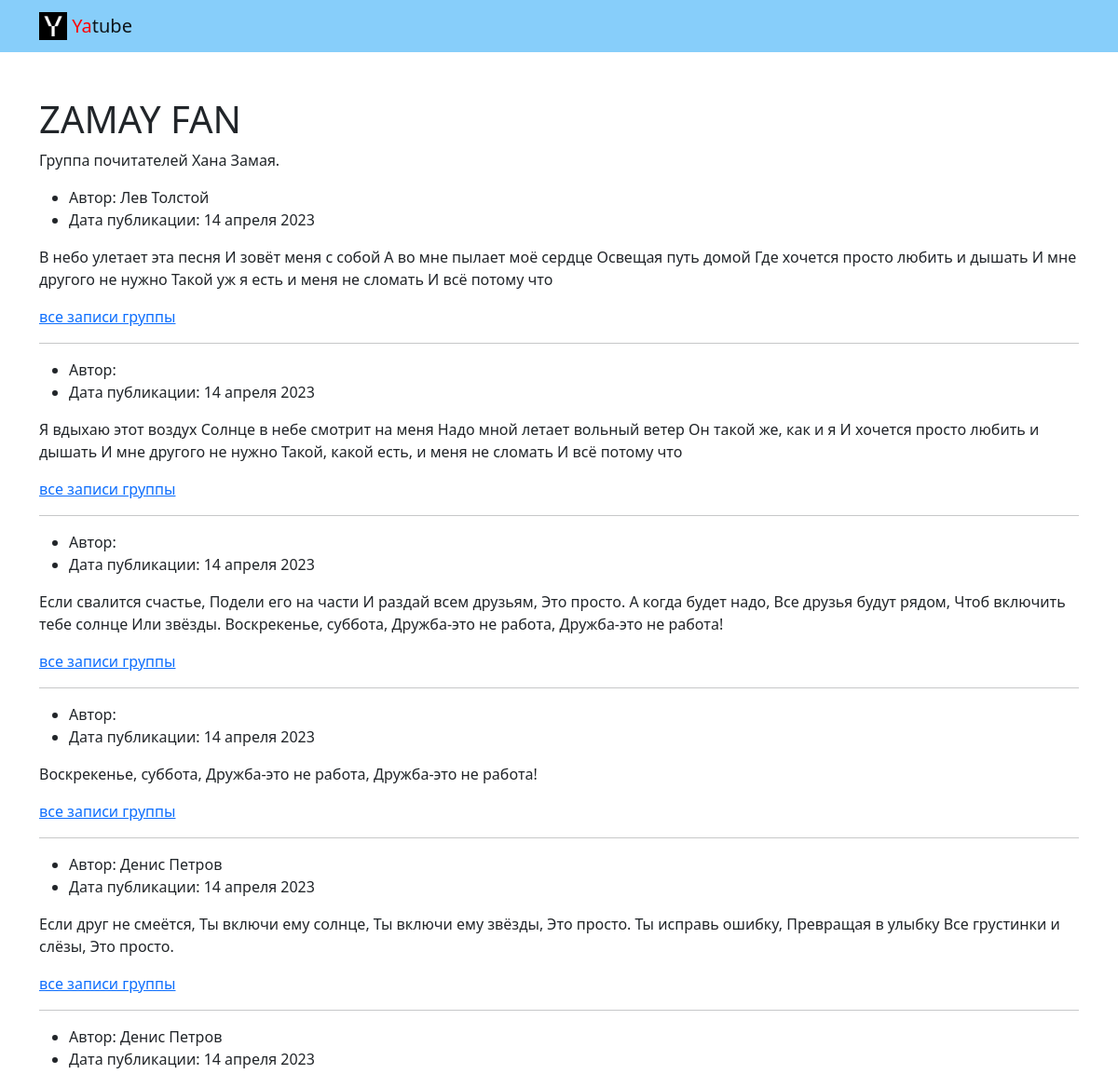
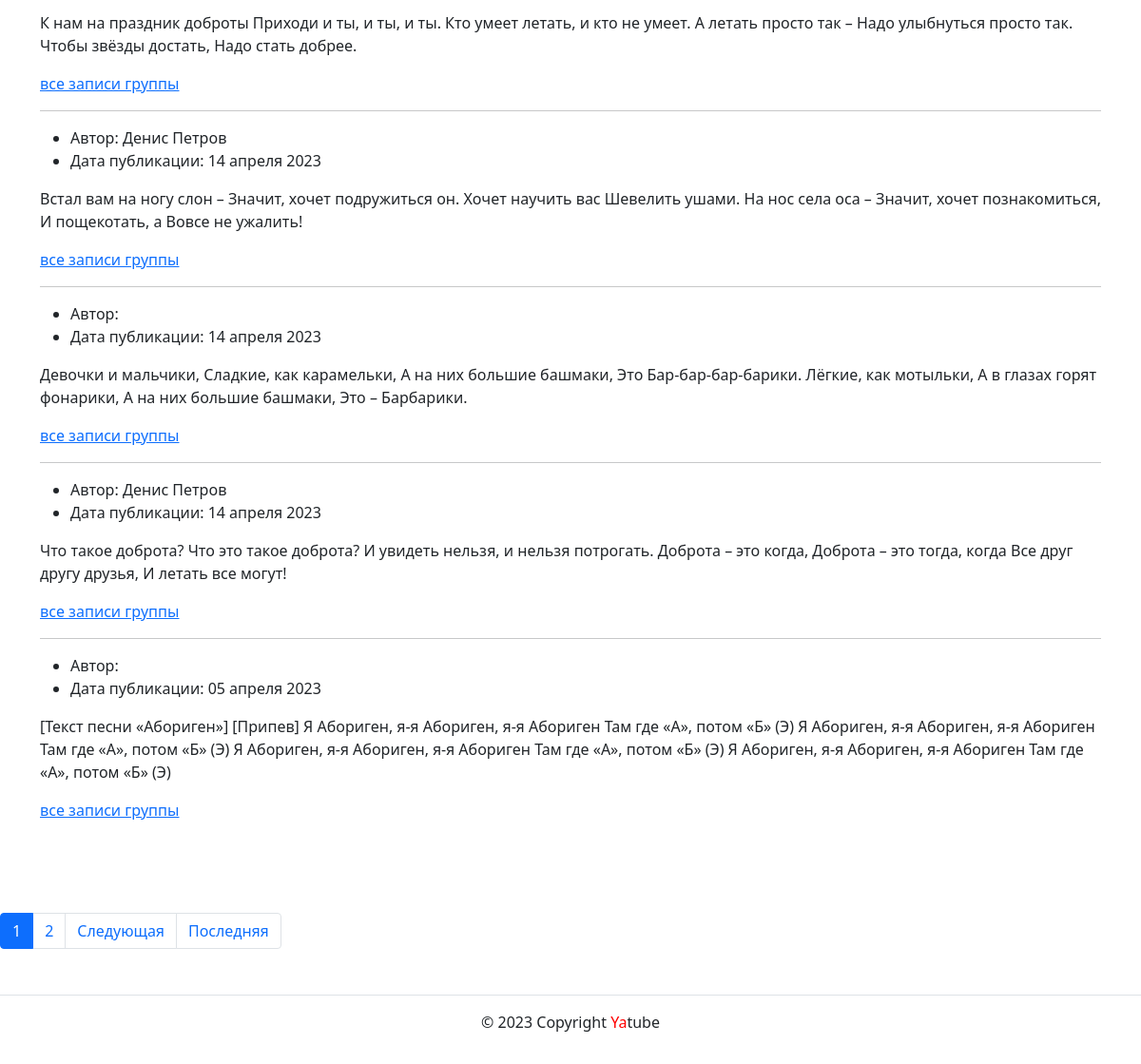
The app's page /group/zamay2024/ with its own data (2 pictures, top to bottom).
### posts/models.py (models this page shows, shortened)
class Group(models.Model):
    title = models.CharField(max_length=200)
    slug = models.SlugField(max_length=255, unique=True, null=False)
    description = models.TextField(verbose_name='Описание группы')

class Post(models.Model):
    text = models.TextField()
    pub_date = models.DateTimeField(auto_now_add=True)
    group = models.ForeignKey(
        Group,
        blank=True,
        null=True,
        on_delete=models.SET_NULL,
        related_name='group_posts'
    )
    author = models.ForeignKey(
        User,
        on_delete=models.CASCADE,
        related_name='posts'
    )

### posts/views.py (the view)
# urls.py: path('group/<slug:slug>/', views.group_posts, name='group_posts'),
def group_posts(request, slug):
    group = get_object_or_404(Group, slug=slug)
    posts = group.group_posts.all()
    posts = posts.order_by('-pub_date')
    paginator = Paginator(posts, NUM_OF_POSTS)
    page_number = request.GET.get('page')
    page_obj = paginator.get_page(page_number)
    context = {
        'group': group,
        'page_obj': page_obj,
    }
    return render(request, 'posts/group_list.html', context)

### templates/posts/group_list.html (shortened to what this page needs)
{% extends 'base.html' %}
{% block content %}
    <main>
      <div class="container py-5">
        <h1>{{ group.title }}</h1>
        <p>
          {{ group.description }}
        </p>
        <article>
          {% for post in page_obj %}
          <ul>
            <li>
              Автор: {{ post.author.get_full_name }}
            </li>
            <li>
              Дата публикации: {{ post.pub_date|date:"d E Y" }}
            </li>
          </ul>
          <p>{{ post.text }}</p>
          {% if post.group %}
            <a href="{% url 'posts:group_posts' post.group.slug %}">все записи группы</a>
          {% endif %}
          {% if not forloop.last %}<hr>{% endif %}
        {% endfor %}
        </article>
      </div>
  {% include 'posts/includes/paginator.html' %}
{% endblock %}

### records on screen
Group: title "ZAMAY FAN", description "Группа почитателей Хана Замая."
Post: author.get_full_name "Лев Толстой", pub_date "14 апреля 2023", text "В небо улетает эта песня И зовёт меня с собой А во мне пылает моё сердце Освещая путь домой Где хочется просто любить и дышать И мне другого не нужно Такой уж я есть и меня не сломать И всё потому что", shows "все записи группы"
Post: pub_date "14 апреля 2023", text "Я вдыхаю этот воздух Солнце в небе смотрит на меня Надо мной летает вольный ветер Он такой же, как и я И хочется просто любить и дышать И мне другого не нужно Такой, какой есть, и меня не сломать И всё потому что", shows "все записи группы"
Post: pub_date "14 апреля 2023", text "Если свалится счастье, Подели его на части И раздай всем друзьям, Это просто. А когда будет надо, Все друзья будут рядом, Чтоб включить тебе солнце Или звёзды. Воскрекенье, суббота, Дружба-это не работа, Дружба-это не работа!", shows "все записи группы"
Post: pub_date "14 апреля 2023", text "Воскрекенье, суббота, Дружба-это не работа, Дружба-это не работа!", shows "все записи группы"
Post: author.get_full_name "Денис Петров", pub_date "14 апреля 2023", text "Если друг не смеётся, Ты включи ему солнце, Ты включи ему звёзды, Это просто. Ты исправь ошибку, Превращая в улыбку Все грустинки и слёзы, Это просто.", shows "все записи группы"
Post: author.get_full_name "Денис Петров", pub_date "14 апреля 2023", text "К нам на праздник доброты Приходи и ты, и ты, и ты. Кто умеет летать, и кто не умеет. А летать просто так – Надо улыбнуться просто так. Чтобы звёзды достать, Надо стать добрее.", shows "все записи группы"
Post: author.get_full_name "Денис Петров", pub_date "14 апреля 2023", text "Встал вам на ногу слон – Значит, хочет подружиться он. Хочет научить вас Шевелить ушами. На нос села оса – Значит, хочет познакомиться, И пощекотать, а Вовсе не ужалить!", shows "все записи группы"
Post: pub_date "14 апреля 2023", text "Девочки и мальчики, Сладкие, как карамельки, А на них большие башмаки, Это Бар-бар-бар-барики. Лёгкие, как мотыльки, А в глазах горят фонарики, А на них большие башмаки, Это – Барбарики.", shows "все записи группы"
Post: author.get_full_name "Денис Петров", pub_date "14 апреля 2023", text "Что такое доброта? Что это такое доброта? И увидеть нельзя, и нельзя потрогать. Доброта – это когда, Доброта – это тогда, когда Все друг другу друзья, И летать все могут!", shows "все записи группы"
Post: pub_date "05 апреля 2023", text "[Текст песни «Абориген»] [Припев] Я Абориген, я-я Абориген, я-я Абориген Там где «А», потом «Б» (Э) Я Абориген, я-я Абориген, я-я Абориген Там где «А», потом «Б» (Э) Я Абориген, я-я Абориген, я-я Абориген Там где «А», потом «Б» (Э) Я Абориген, я-я Абориген, я-я Абориген Там где «А», потом «Б» (Э)", shows "все записи группы"

### other values on screen
{{ i }} "1"
{{ i }} "2"
